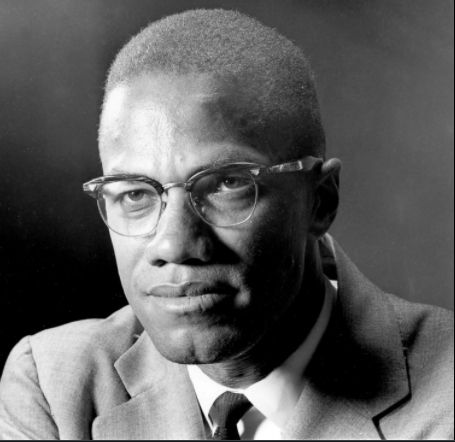
#> input picture Face_Det_Rec/face_recognition/imData/malcomx.1.2nd.PNG, 455 x 442 px
$ jupyter execute recognition.ipynb   (text cells are left out)
#> lines starting #> are read from the running program, lines starting #| are printed output that depends on the picture; after the words box and inside, x2 and y2 are one past the last pixel; in counts of white or black regions, pixels touching at a corner belong together
[cell 1]
import cv2
import numpy as np
from PIL import Image
import os

recognizer = cv2.face.LBPHFaceRecognizer_create()
detector = cv2.CascadeClassifier("haarcascade_frontalface_default.xml")
path = 'imData'

samples= []
ids = []
imagePaths = []

#to loop every img path
for each in os.listdir(path):
    imagePaths.append(os.path.join(path,each))


for no, value in enumerate(imagePaths):

    PIL_img = Image.open(value).convert('L') # convert it to grayscale
    img_numpy = np.array(PIL_img,'uint8')
    #to get the lable of the imgs
    id = int(os.path.split(value)[-1].split(".")[1])
    faces = detector.detectMultiScale(img_numpy)
#> faces = [[76, 109, 209, 209]]

    for (x,y,w,h) in faces:
        samples.append(img_numpy[y:y+h,x:x+w])
        ids.append(id)
#> this loop made 1 pass
#> after the loop, ids = [1]; samples = 1 item


#train the model
recognizer.train(samples, np.array(ids))
# Save the model
recognizer.write('model.yml')

[cell 2]
#read model.yml file
recognizer.read('model.yml')

faceCascade = cv2.CascadeClassifier("haarcascade_frontalface_default.xml");
#as explained before notmalcomx takes 0 id and 1 for malcomx
names = ['Not MalcomX','MalcomX']


cam = cv2.VideoCapture(0)

while True:

    ret, frame =cam.read()
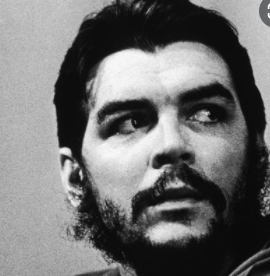
#> input picture Face_Det_Rec/face_recognition/imData/notmalcomx.0.3rd.PNG, 270 x 276 px, given in place of the camera
#> frame is the input picture: shape (276, 270, 3); mean B, G, R 112.7, 112.7, 112.7
    gray = cv2.cvtColor(frame, cv2.COLOR_BGR2GRAY)
    faces = faceCascade.detectMultiScale(
        gray,
        scaleFactor = 1.2,
        minNeighbors = 5,
        minSize = (60, 60),
       )
#> faces = [[68, 42, 189, 189]]

    for(x,y,w,h) in faces:

        cv2.rectangle(frame, (x,y), (x+w,y+h), (0,255,0), 2)

        id, confidence = recognizer.predict(gray[y:y+h,x:x+w])

        # predict give us the lable which will be the index of the name list and the confidence which we can say the accuracy
        if (confidence < 100):
            id = names[id]
            confidence = f"{100 - confidence}%"
        else:
            id = "unknown"
            confidence = f"{100 - confidence}%"

        font = cv2.FONT_HERSHEY_SIMPLEX
        cv2.putText(frame, str(id), (x+5,y-5), font, 1, (255,255,255), 2)
        cv2.putText(frame, str(confidence), (x+5,y+h-5), font, 1, (255,255,0), 1)
#> this loop made 1 pass
#> (x, y, w, h, font) on pass 1: (68, 42, 189, 189, 0)
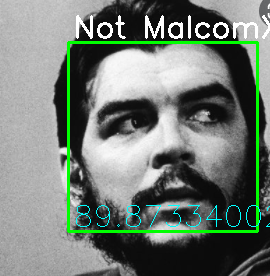
#> frame: shape (276, 270, 3); 5.53% of pixels changed, all inside (x1, y1, x2, y2) = (67, 15, 270, 233)
    cv2.imshow('MalcomX recognizer',frame)
    k = cv2.waitKey(10) & 0xff # Press 'ESC' for exiting video
#> (key Esc is pressed here)
    if k == 27:
        break

cam.release()
cv2.destroyAllWindows()
